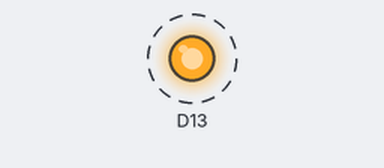
Recording of a program running on a simulated Arduino board driven over Firmata from a computer. Parts: output pins drawn as LEDs (lit = HIGH). Dashed ring = blinking. What the program prints to the terminal is not drawn.

Above: at 5.5 s.
Timing chart, 0 to 9.6 s (numbered marks = the images above):
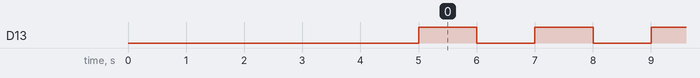

Measured:
- by itself, D13: alternates HIGH for 1.0 s and LOW for 1.0 s

The program:

ch0704.py
```python
from pyfirmata import Arduino
from time import sleep
board = Arduino('/dev/ttyACM0')
while (1):
    board.digital[13].write(1)
    print("on")
    sleep(1)
    board.digital[13].write(0)
    print("off")
    sleep(1)
```
